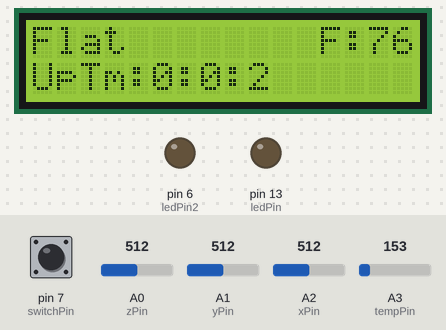
A sketch run on a simulated Arduino Uno, built with avr-gcc and run on an emulated ATmega328P. Shown: 16×2 character LCD, output pins drawn as LEDs (lit = HIGH). Inputs (shaded band) come from the test bench; at power-on: A1 (yPin) = 512, A2 (xPin) = 512, pin 7 (switchPin) LOW, A3 (tempPin) = 153, A0 (zPin) = 512. What the sketch prints to the serial monitor is not drawn.

Above: at 3.2 s.
3.3 s: A1 (yPin) set to 541
At 5.8 s:
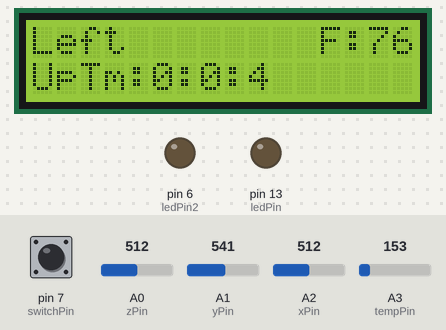
6.3 s: A2 (xPin) set to 533
At 7.8 s:
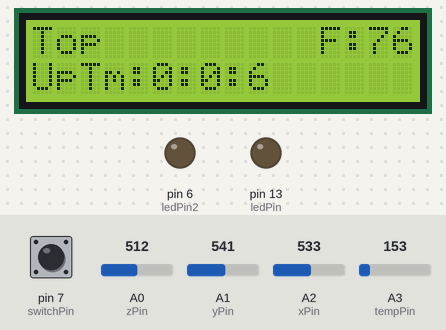
9.3 s: A2 (xPin) set to 306
At 11.8 s:
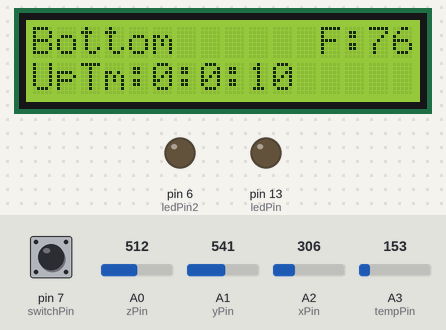
12.3 s: pin 7 (switchPin) pulled HIGH for 1 s
At 14.6 s:
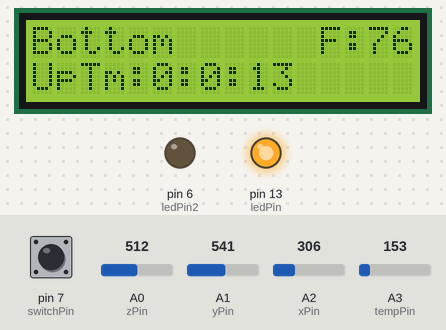
15.5 s: A3 (tempPin) set to 165
At 16.5 s:
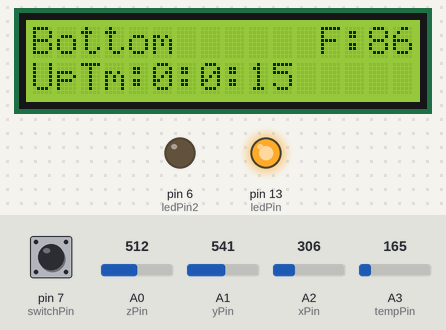
17.5 s: A2 (xPin) set to 716
At 19.4 s:
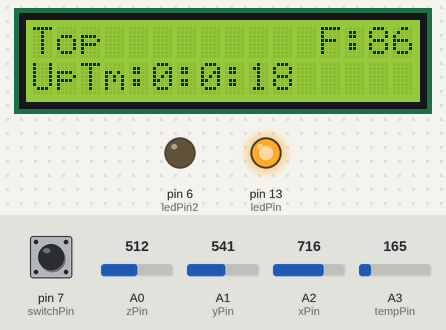
Timing chart, 0 to 20.9 s (numbered marks = the images above; inputs shaded):
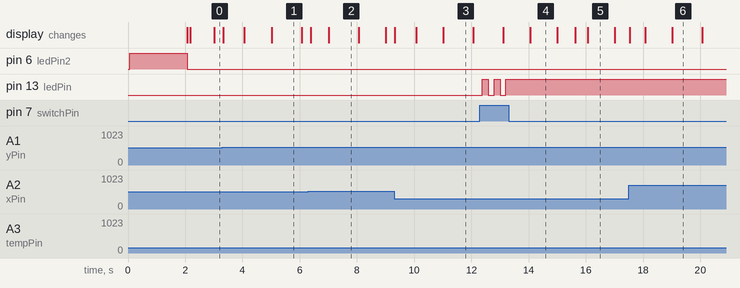

The sketch:

Tmp_display_etc.ino
```cpp
//declare LCD pins
#include <LiquidCrystal.h>
LiquidCrystal lcd(12, 8, 5, 4, 3, 2);

//Declare pins/variables for buttons, LEDs, etc
int switchPin = 7;
int ledPin = 13;
int ledPin2 = 6;
int pinState = LOW;
int clickCount = 0;
int tempPin = A3;

//Declarations for accelerometer
int xPin = A2;
int yPin = A1;
int zPin = A0;
int xRead, xRest, yRead, yRest, zRead, zRest;
int gX, gY, gZ;


//timer variables
int timerSeconds = 0, timerMinute = 0, timerHour = 0, timerDay = 0, timeCount = 0, timerLast = 0;


//temp variables
int tmpRead = 0;
float tmpVoltage = 0, degreesC = 0;
int degreesF = 0;


void setup()
{
  //begin serial
    Serial.begin(9600);

  //setup LCD display
  lcd.begin(16, 2);

  //Setup LEDs, switch, and temp
  pinMode(switchPin, INPUT);
  pinMode(ledPin, OUTPUT);
  pinMode(ledPin2, OUTPUT);
  pinMode(tempPin, INPUT);

  //setup Accelerometer
  pinMode(xPin, INPUT);
  pinMode(yPin, INPUT);
  pinMode(zPin, INPUT);

  digitalWrite(ledPin2, HIGH);
  delay(2000);
  xRest = analogRead(xPin);
  yRest = analogRead(yPin);
  zRest = analogRead(zPin);
  Serial.print("X resting value: ");
  Serial.print(xRest);
  Serial.print(" Y resting value: ");
  Serial.print(yRest);
  Serial.print(" Z resting value: ");
  Serial.println(zRest);
  digitalWrite(ledPin2, LOW);
}


void loop()
{
  timer();
  switchBacklight();
  getXYZ();
  readTemp();

  //Uncomment to print coordinates
  //printXYZ();
  //Uncomment to print direction
  printDirection();
  printTime();
  printTemp();
}


void switchBacklight()
{
    int value = digitalRead(switchPin);
  if(value == 1)
  {
    pinState = !pinState;
    digitalWrite(ledPin, pinState);
    delay(100);
  }
}

void timer()
{
    int timeCount = (millis() / 1000);

  if(timerLast != timeCount)
  {
    ++timerSeconds;
    timerLast = timeCount;
  }
  if(timerSeconds >= 60)
  {
    timerSeconds = 0;
  }


  if(timeCount%60 == 0 && timeCount > 0)
  {
    timerMinute = (millis() / 60000) ;
  }
  if(timerMinute%60 == 0 && timerMinute > 0)
  {
    ++timerHour;
  }
  if(timerHour%24 == 0 && timerHour > 0)
  {
    ++timerDay;
  }
}

void getXYZ()
{
    //loop for Accelerometer
  xRead = analogRead(xPin) - xRest;
  yRead = analogRead(yPin) - yRest;
  zRead = analogRead(zPin) - zRest;

  gX = xRead * 1.232876712328767;
  gY = yRead * 1.232876712328767;
  gZ = zRead * 1.232876712328767;
}

void printXYZ()
{
  lcd.clear();
  lcd.setCursor(0, 0);
  lcd.print("X:");
  lcd.print(gX);
  lcd.setCursor(6, 0);
  lcd.print("Y:");
  lcd.print(gY);
  lcd.setCursor(15,0);
  lcd.print(" ");
  lcd.setCursor(11, 0);
  lcd.print(" Z:");
  lcd.println(gZ);

    /* USER FOR SERIAL OURPUT
  Serial.print("Gyroscope X: ");
  Serial.print(gX);
  Serial.print(" Y: ");
  Serial.print(gY);
  Serial.print(" Z: ");
  Serial.println(gZ);
  delay(100);
  */
}

void printDirection()
{
  //lcd.clear();
  lcd.setCursor(0,0);
  lcd.print("          ");
  lcd.setCursor(0,0);
  if(gX > 15)
  {

    lcd.print("Top");

    //Serial.println("Top");
  }
  else if(gX < -15)
  {
    lcd.print("Bottom");

    //Serial.println("Bottom");
  }
  else if(gY > 15)
  {
    lcd.print("Left");

    //Serial.println("Left");
  }
  else if(gY < -15)
  {
    lcd.print("Right");

    //Serial.println("Right");
  }
  else
  {
    lcd.print("Flat");

    //Serial.println("Flat");
  }
}


void printTime()
{
  lcd.setCursor(0, 1);
  lcd.print("UpTm:");
  lcd.print(timerHour);
  lcd.print(":");
  lcd.print(timerMinute);
  lcd.print(":");
  lcd.print(timerSeconds);
  delay(100);

    /* USE FOR SERIAL OUTPUT
    Serial.print("Seconds: ");
  Serial.print(timerSeconds);
  Serial.print(" Minutes: ");
  Serial.print(timerMinute);
  Serial.print(" Hours: ");
  Serial.println(timerHour);
  */
}


//int tmpRead = 0, tmpVoltage = 0, degreesC = 0, degreesF = 0;

void readTemp()
{
  tmpRead = analogRead(tempPin);
  tmpVoltage = ((tmpRead * 5.0)/1024.4);
  degreesC = (tmpVoltage - 0.5) * 100;
  degreesF = (degreesC * (9.0/5.0)) + 32;
}

void printTemp()
{
  //NO WORK!!!!!
  lcd.setCursor(12, 0);
  lcd.print("F:");
  lcd.print(degreesF);

  Serial.print("F:");
  Serial.println(degreesF);
}
```

Measured:
- the behaviour switches between 524 and 525 on A1 (yPin) (found by bisection; images 0 and 1)
- the behaviour switches between 524 and 525 on A2 (xPin) (found by bisection; images 1 and 2)
- after the input at 3.3 s, the display: first changes at once (image 1 shows a later state)
- after the input at 6.3 s, the display: first changes after 0.08 s (image 2 shows a later state)
- after the input at 9.3 s, the display: first changes at once (image 3 shows a later state)
- after the input at 12.3 s, pin 13 (ledPin): alternates HIGH for 0.21 s and LOW for 0.21 s, 5 changes in all, then stays HIGH, starting after 0.09 s
- after the input at 17.5 s, the display: first changes at once (image 6 shows a later state)
